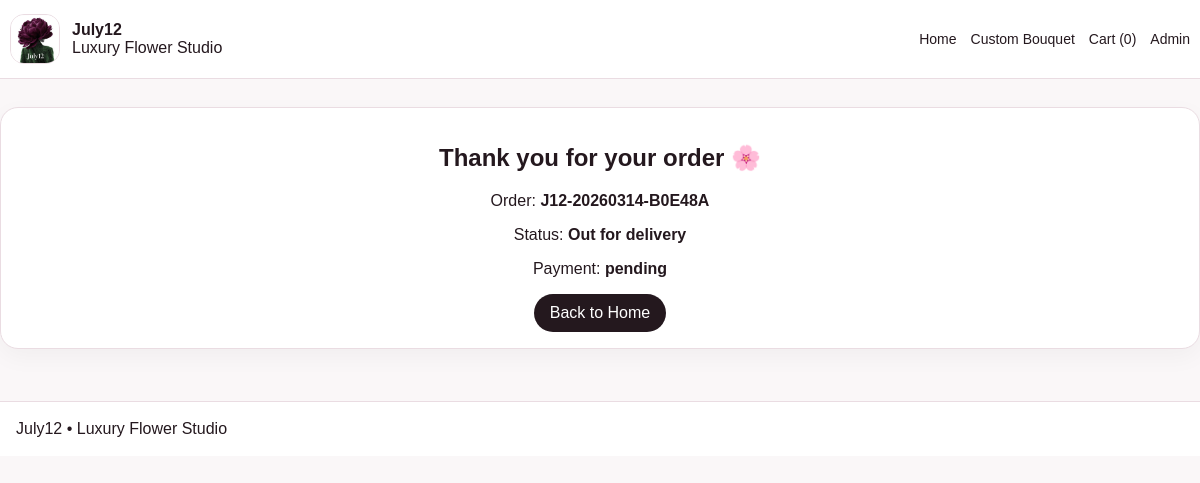
The app's page /success-manual/J12-20260314-B0E48A with its own data.
### tables this page shows
CREATE TABLE settings (
            key TEXT PRIMARY KEY,
            value TEXT
        );

CREATE TABLE orders (
            id INTEGER PRIMARY KEY AUTOINCREMENT,
            order_number TEXT,
            customer_name TEXT,
            customer_phone TEXT,
            customer_email TEXT,
            city TEXT,
            address TEXT,
            postal_code TEXT,
            subtotal REAL,
            delivery_fee REAL,
            tax_amount REAL,
            total REAL,
            delivery_provider TEXT,
            order_status TEXT DEFAULT 'New',
            payment_status TEXT DEFAULT 'pending',
            created_at TEXT
        );

### app.py (the view)
@app.route("/success-manual/<order_number>")
def success_manual(order_number):
    conn = db()
    order = conn.execute("SELECT * FROM orders WHERE order_number=?", (order_number,)).fetchone()
    conn.close()
    return render_template("success.html", order=order)

### app.py (called while the page is built, shortened)
def db():
    conn = sqlite3.connect(DB_PATH)
    conn.row_factory = sqlite3.Row
    return conn

def get_settings() -> dict:
    conn = db()
    rows = conn.execute("SELECT key, value FROM settings").fetchall()
    conn.close()
    return {r["key"]: r["value"] for r in rows}

def get_sections() -> dict:
    conn = db()
    rows = conn.execute("SELECT key, enabled FROM sections").fetchall()
    conn.close()
    return {r["key"]: bool(r["enabled"]) for r in rows}

def cart_items():
    cart = session.get("cart", {})
    if not cart:
        return [], 0.0

@app.context_processor
def inject_globals():
    s = get_settings()
    items, _ = cart_items()
    return {
        "settings": s,
        "sections": get_sections(),
        "store_name": s.get("store_name", "July12"),
        "cart_count": sum(i["qty"] for i in items),
    }

### templates/success.html
{% extends "base.html" %}
{% block content %}
<section class="section">
  <div class="container panel center">
    <h1>Thank you for your order 🌸</h1>
    {% if order %}
    <p>Order: <strong>{{ order.order_number }}</strong></p>
    <p>Status: <strong>{{ order.order_status }}</strong></p>
    <p>Payment: <strong>{{ order.payment_status }}</strong></p>
    {% endif %}
    <a class="cta-btn" href="{{ url_for('home') }}">Back to Home</a>
  </div>
</section>
{% endblock %}

### templates/base.html (shortened to what this page needs)
<!doctype html>
<html lang="en">
<head>
  <link href="{{ url_for('static', filename='css/styles.css') }}" rel="stylesheet">
</head>
<body>
<header class="topbar">
  <div class="container nav">
    <a class="brand" href="{{ url_for('home') }}">
      {% if settings.get('logo_url') %}
      <img src="{{ settings.get('logo_url') }}" alt="{{ store_name }}" class="logo-img">
      {% else %}
      <div class="brand-mark">J12</div>
      {% endif %}
      <div class="brand-copy">
        <strong>{{ store_name }}</strong>
        <span>Luxury Flower Studio</span>
      </div>
    </a>
    <nav>
      <a href="{{ url_for('home') }}">Home</a>
      <a href="{{ url_for('custom_bouquet') }}">Custom Bouquet</a>
      <a href="{{ url_for('cart') }}">Cart ({{ cart_count }})</a>
      <a href="{{ url_for('admin_login') }}">Admin</a>
    </nav>
  </div>
</header>
{% block content %}{% endblock %}
<footer class="footer">
  <div class="container">{{ settings.get('footer_text', '') }}</div>
</footer>
</body>
</html>

### static/css/styles.css (style rules this page uses)
body { font-family:Arial,sans-serif;margin:0;background:#faf7f8;color:#24181e }
a { text-decoration:none;color:inherit }
.container { max-width:1180px;margin:0 auto;padding:0 16px }
.topbar { background:#fff;border-bottom:1px solid #eadce2;position:sticky;top:0;z-index:20 }
.nav { display:flex;justify-content:space-between;align-items:center;padding:14px 0 }
.brand { display:flex;gap:12px;align-items:center }
.logo-img { width:48px;height:48px;object-fit:cover;border-radius:14px;border:1px solid #eadce2 }
.brand-copy { display:flex;flex-direction:column }
nav { display:flex;gap:14px;font-size:14px }
.section { padding:28px 0 }
.card,.panel,.info-card,.admin-card { background:#fff;border:1px solid #eadce2;border-radius:18px;padding:16px;box-shadow:0 8px 24px rgba(0,0,0,.04) }
.btn,.cta-btn { display:inline-flex;align-items:center;justify-content:center;border:none;border-radius:999px;padding:10px 16px;background:#b57c94;color:#fff;cursor:pointer }
.cta-btn { background:#24181e }
.footer { padding:18px 0;border-top:1px solid #eadce2;background:#fff;margin-top:24px }
.center { text-align:center }

### records on screen
settings: get (picture)
settings: value "July12"
orders: order_number "J12-20260314-B0E48A", order_status "Out for delivery", payment_status "pending"
settings: get "July12 • Luxury Flower Studio"

### other values on screen
{{ cart_count }} "0"
